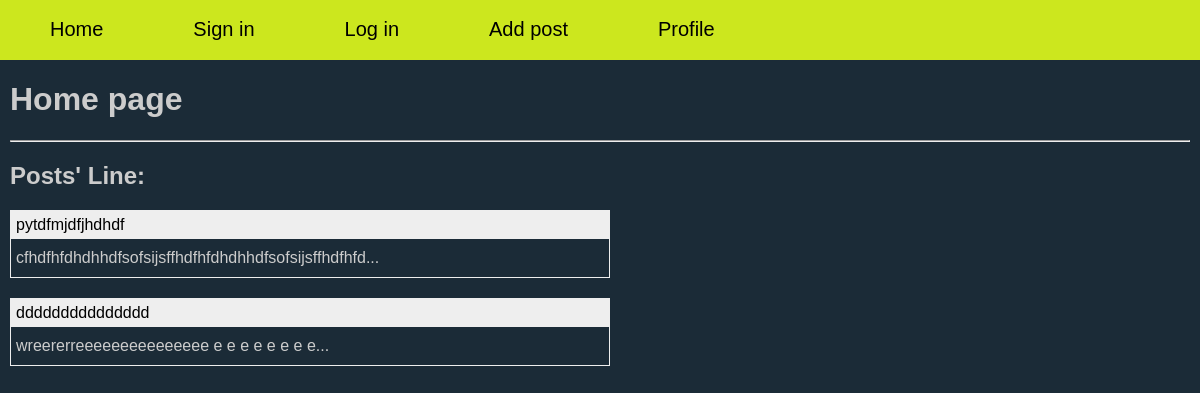
The page / on the database its author committed.
### tables this page shows
CREATE TABLE mainmenu (
id integer PRIMARY KEY AUTOINCREMENT,
title text NOT NULL,
url text NOT NULL
);

CREATE TABLE posts (
id integer PRIMARY KEY AUTOINCREMENT,
title text NOT NULL,
text text NOT NULL,
url text NOT NULL,
time integer NOT NULL,
user_id integer NOT NULL
);

### main.py (the view)
@app.route("/")
def index():
    return render_template('index.html', menu=dbase.getMenu(), posts=dbase.getPostsAnonce(), title="Home page")

### FDataBase.py (called while the page is built)
    def getMenu(self):
        sql = '''SELECT * FROM mainmenu'''
        try:
            self.__cur.execute(sql)
            res = self.__cur.fetchall()
            if res: return res
        except sqlite3.Error as e:
            print(f"Error reading from the database: {e}")
        return []

    def getPostsAnonce(self):
        try:
            self.__cur.execute("SELECT id, title, text, url FROM posts ORDER BY time DESC")
            res = self.__cur.fetchall()
            if res: return res
        except sqlite3.Error as e:
            print(f"Error getting posts from the database: {e}")
        return []

### main.py (called while the page is built)
def connect_db():
    conn = sqlite3.connect(app.config['DATABASE'])
    conn.row_factory = sqlite3.Row
    return conn

def get_db():
    if not hasattr(g, 'link_db'):
        g.link_db = connect_db()
    return g.link_db

@app.before_request
def before_request():
    global dbase
    db = get_db()
    dbase = FDataBase(db)

### templates/index.html
{% extends 'base.html' %}
{% block content %}
{{ super() }}
<hr>
<h2>Posts' Line: </h2>
<ul class="list-posts">
{% for p in posts %}
<li>
<p class="title"><a href="{{ url_for('showPost', alias=p.url)}}">{{p.title}}</a></p>
<p class="annonce">{{ p.text[:50] | striptags  }}...</p>
</li>
{% endfor %}
</ul>
{% endblock %}

### templates/base.html (shortened to what this page needs)
<!DOCTYPE html>
<html>
<head>
<link type="text/css" href="{{ url_for('static', filename='css/styles.css')}}" rel="stylesheet" />
</head>
<body>
{% block content -%}
	{%- block mainmenu -%}
<ul class="mainmenu">
{% for p in menu %}
<li><a href="{{p.url}}">{{p.title}}</a></li>
{% endfor %}
</ul>
	{% endblock mainmenu -%}
<div class="content">
	{% if title -%}
<h1>{{title}}</h1>
	{% else -%}
<h1>Про Flask</h1>
	{% endif -%}
{% endblock -%}
</div>
</body>
</html>

### static/css/styles.css (style rules this page uses)
html, body { font-family: "Arial"; margin: 0; padding: 0; height: 100%; width: 100%; background-color: #1b2b37; color: #ccc; }
a { color: black; text-decoration: none; }
ul.mainmenu { list-style: none; background-color: rgb(204, 231, 30); height: 60px; margin: 0; padding: 0; color: #000000; font-size: 20px; overflow: hidden; }
ul.mainmenu li { float: left; margin: 18px 40px 0 50px; }
ul.mainmenu li a { color: #000000; text-decoration: none; }
div.content { margin: 10px; }
ul.list-posts { list-style: none; margin: 0; padding: 0; max-width: 600px; }
ul.list-posts li { margin: 20px 0 0; border: 1px solid #eee; }
ul.list-posts .title { margin: 0; padding: 5px; background: #eee; }
ul.list-posts .annonce { margin: 0; padding: 10px 5px; }

### rows shown on the page
mainmenu: title "Home"
mainmenu: title "Sign in"
mainmenu: title "Log in"
mainmenu: title "Add post"
mainmenu: title "Profile"
posts: title "pytdfmjdfjhdhdf", text "cfhdfhfdhdhhdfsofsijsffhdfhfdhdhhdfsofsijsffhdfhfd"
posts: title "ddddddddddddddd", text "wreererreeeeeeeeeeeeeee e e e e e e e e"

### other values the page prints
{{ title }} "Home page"
